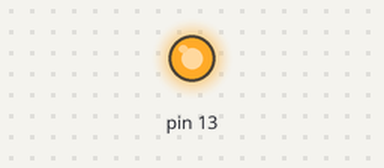
Bench run of a sketch on a simulated Arduino Uno, built with avr-gcc and run on an emulated ATmega328P. On the bench: output pins drawn as LEDs (lit = HIGH).

Above: at 0.2 s.
At 6.0 s:
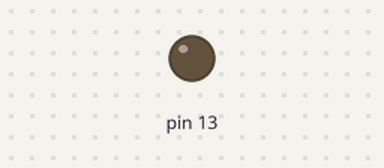
Timing chart, 0 to 12.4 s (numbered marks = the images above):
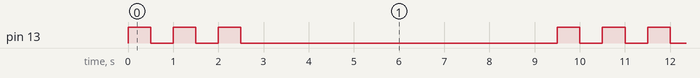

Measured:
- by itself, pin 13: repeats every 9.5 s: 2 × (LOW 0.50 s, HIGH 0.50 s), LOW 7.0 s, HIGH 0.50 s
- by itself, everything shown: repeats every 9.5 s, in 6 steps

The sketch:

wrong-turn.ino
```cpp
// the setup function runs once when you press reset or power the board
void setup() {
  // initialize digital pin 13 as an output.
  pinMode(13, OUTPUT);
}

// the loop function runs over and over again forever
void loop() {
  digitalWrite(13, HIGH);   // turn the LED on (HIGH is the voltage level)
  delay(500);
  digitalWrite(13, LOW);
  delay(500);
  digitalWrite(13, HIGH);   // turn the LED on (HIGH is the voltage level)
  delay(500);
  digitalWrite(13, LOW);
  delay(500);
  digitalWrite(13, HIGH);    // turn the LED off by making the voltage LOW
  delay(500);              // wait for a second
  digitalWrite(13, LOW);    // turn the LED off by making the voltage LOW
  delay(7000);
}
```
